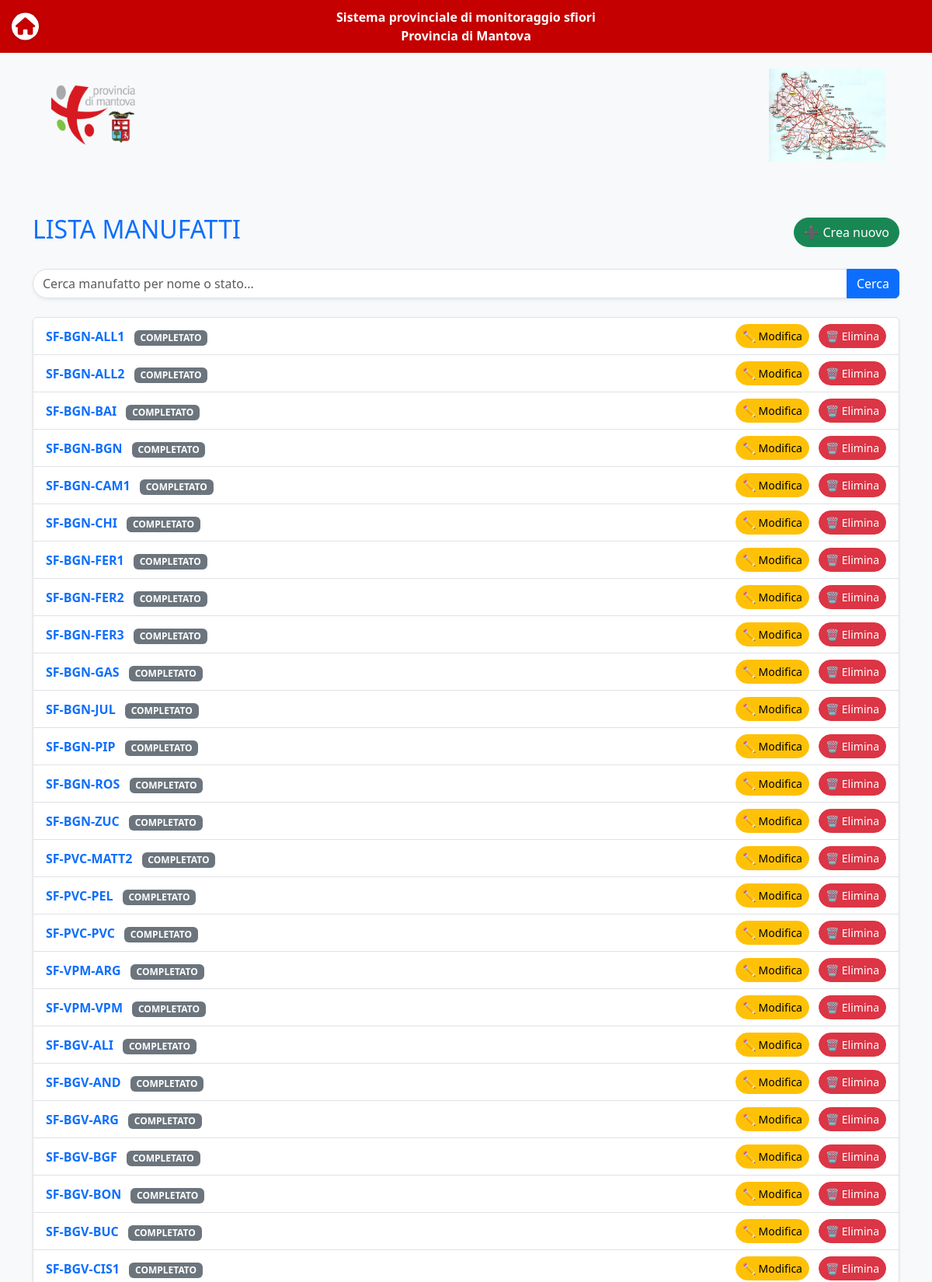
The app's page /manufatti/lista/ (upper part) with its own data.
### manufatti/models.py (models this page shows, shortened)
class Manufatto(models.Model):
    nome = models.CharField(max_length=100)  # Corrisponde a 'Codice' nel CSV
    stato = models.CharField(max_length=50, choices=[
        ('PROGRAMMATO', 'PROGRAMMATO'),
        ('IN CORSO', 'IN CORSO',),
        ('COMPLETATO', 'COMPLETATO')
    ])
    data_creazione = models.DateTimeField(auto_now_add=True)
    comune = models.CharField(max_length=100, null=True, blank=True)
    localita = models.CharField(max_length=100, null=True, blank=True)
    ubicazione = models.CharField(max_length=255, null=True, blank=True)
    depuratore_associato = models.CharField(max_length=255, null=True, blank=True)
    recapito_emissario = models.CharField(max_length=255, null=True, blank=True)
    tipologia_sfioratore = models.CharField(max_length=100, null=True, blank=True)  # 'TIPO'

### manufatti/views.py (the view)
# urls.py: path('lista/', views.lista_manufatti, name='lista_manufatti'),
def lista_manufatti(request):
    ente_utente = get_user_ente(request.user)
    query = request.GET.get('query')
    if query:
        manufatti = Manufatto.objects.filter(Q(nome__icontains=query) | Q(stato__icontains=query))
    else:
        manufatti = Manufatto.objects.all()
    return render(request, 'manufatti/lista_manufatti.html', {
        'manufatti': manufatti,
        'query': query,
        'ente_utente': ente_utente,
    })

### manufatti/views.py (called while the page is built, shortened)
def get_user_ente(user):
    return 'TEA'

### manufatti/templates/manufatti/lista_manufatti.html (shortened to what this page needs)
{% extends "accounts/base.html" %}
{% block content %}
<div class="container mt-5">
  <div class="d-flex justify-content-between align-items-center mb-4">
    <h2 class="text-primary">LISTA MANUFATTI</h2>
    <a href="{% url 'crea_manufatto' %}" class="btn btn-success rounded-pill">➕ Crea nuovo</a>
  </div>
  <form method="GET" action="{% url 'lista_manufatti' %}" class="mb-4">
    <div class="input-group shadow-sm rounded-pill">
      <input type="text" name="query" class="form-control rounded-start-pill" placeholder="Cerca manufatto per nome o stato..." value="{{ query|default:'' }}">
      <button class="btn btn-primary" type="submit">Cerca</button>
    </div>
  </form>
  {% if manufatti %}
  <div class="list-group shadow-sm mb-4">
    {% for m in manufatti %}
    <div class="list-group-item">
      <div class="d-flex justify-content-between align-items-center">
        <div>
          <a href="{% url 'dettaglio_manufatto' m.id %}" class="text-decoration-none fw-bold">
            {{ m.nome }}
          </a>
          <span class="badge bg-secondary ms-2">{{ m.stato }}</span>
        </div>
        <div>
          <a href="{% url 'modifica_manufatto' m.id %}" class="btn btn-sm btn-warning rounded-pill me-2">✏️ Modifica</a>
          <a href="{% url 'elimina_manufatto' m.id %}" class="btn btn-sm btn-danger rounded-pill">🗑️ Elimina</a>
        </div>
      </div>
    </div>
    {% endfor %}
  </div>
  {% else %}
  <div class="alert alert-info shadow-sm">Nessun manufatto trovato.</div>
  {% endif %}
</div>
{% endblock %}

### accounts/templates/accounts/base.html (style rules this page uses)
body { background-color: #f8f9fa; }

### records on screen
Manufatto: nome "SF-BGN-ALL1", stato "COMPLETATO"
Manufatto: nome "SF-BGN-ALL2", stato "COMPLETATO"
Manufatto: nome "SF-BGN-BAI", stato "COMPLETATO"
Manufatto: nome "SF-BGN-BGN", stato "COMPLETATO"
Manufatto: nome "SF-BGN-CAM1", stato "COMPLETATO"
Manufatto: nome "SF-BGN-CHI", stato "COMPLETATO"
Manufatto: nome "SF-BGN-FER1", stato "COMPLETATO"
Manufatto: nome "SF-BGN-FER2", stato "COMPLETATO"
Manufatto: nome "SF-BGN-FER3", stato "COMPLETATO"
Manufatto: nome "SF-BGN-GAS", stato "COMPLETATO"
Manufatto: nome "SF-BGN-JUL", stato "COMPLETATO"
Manufatto: nome "SF-BGN-PIP", stato "COMPLETATO"
Manufatto: nome "SF-BGN-ROS", stato "COMPLETATO"
Manufatto: nome "SF-BGN-ZUC", stato "COMPLETATO"
Manufatto: nome "SF-PVC-MATT2", stato "COMPLETATO"
Manufatto: nome "SF-PVC-PEL", stato "COMPLETATO"
Manufatto: nome "SF-PVC-PVC", stato "COMPLETATO"
Manufatto: nome "SF-VPM-ARG", stato "COMPLETATO"
Manufatto: nome "SF-VPM-VPM", stato "COMPLETATO"
Manufatto: nome "SF-BGV-ALI", stato "COMPLETATO"
Manufatto: nome "SF-BGV-AND", stato "COMPLETATO"
Manufatto: nome "SF-BGV-ARG", stato "COMPLETATO"
Manufatto: nome "SF-BGV-BGF", stato "COMPLETATO"
Manufatto: nome "SF-BGV-BON", stato "COMPLETATO"
Manufatto: nome "SF-BGV-BUC", stato "COMPLETATO"
Manufatto: nome "SF-BGV-CIS1", stato "COMPLETATO"
